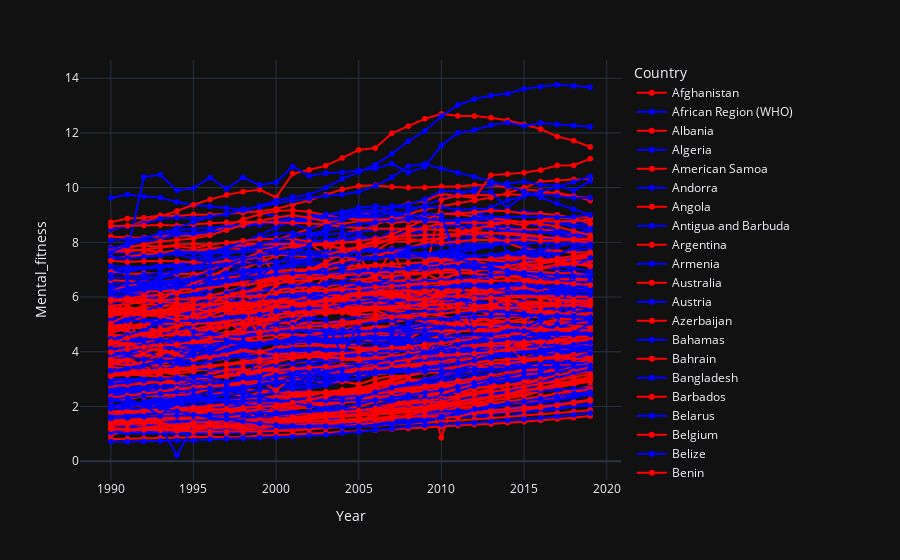

Source (notebook cell):
### Code cell
fig=px.line(data,x='Year',y='Mental_fitness',color='Country',markers=True,color_discrete_sequence=['red','blue'],template='plotly_dark')
fig.show()
